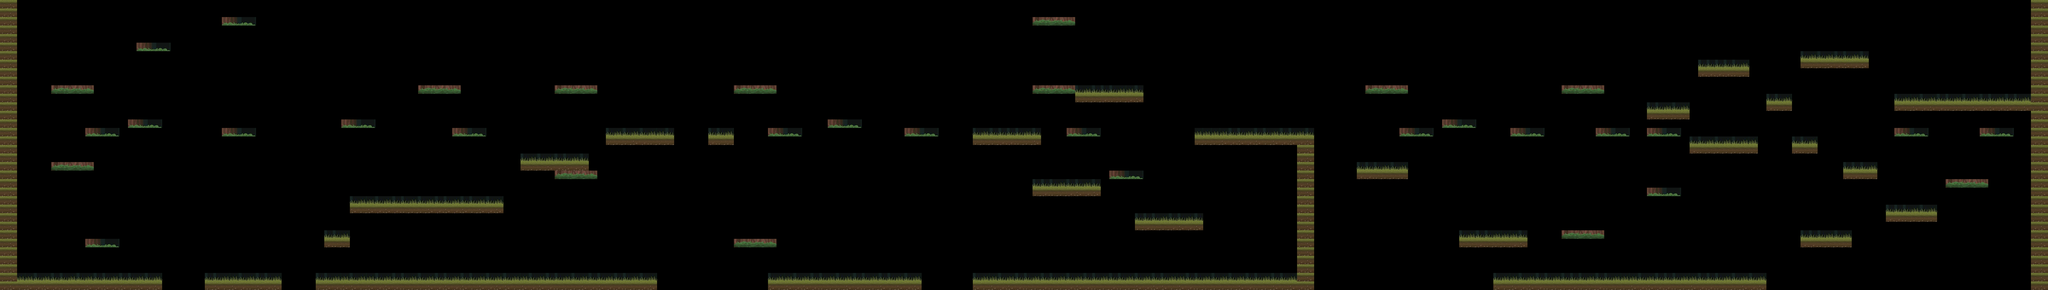

This game map was drawn from its Tiled (.tmx) file and the tilesets committed beside it. A one-line description and the trimmed map source follow:
An orthogonal 240x34 tile map with 32x32 px tiles, 1 tile layer (Floor), 1 hidden layer not drawn, 4 tilesets and 28 objects (18x Enemy, 10x Trash).

<map version="1.0" orientation="orthogonal" renderorder="right-down" width="240" height="34" tilewidth="32" tileheight="32">
 <properties>
  <property name="back" value="grassy_mountains.png" />
 </properties>
 <tileset firstgid="1" name="suelo" tilewidth="32" tileheight="32">
  <image source="suelo.png" width="128" height="64" />
  <tile id="0">
   <properties>
    <property name="tileType" value="air" />
   </properties>
  </tile>
  <tile id="1">
   <properties>
    <property name="tileType" value="air" />
   </properties>
  </tile>
  <tile id="2">
   <properties>
    <property name="tileType" value="air" />
   </properties>
  </tile>
  <tile id="3">
   <properties>
    <property name="tileType" value="air" />
   </properties>
  </tile>
 </tileset>
 <tileset firstgid="9" name="fondo" tilewidth="32" tileheight="32">
  <image source="tiled.png" width="160" height="192" />
 </tileset>
 <tileset firstgid="39" name="grassy" tilewidth="32" tileheight="32">
  <image source="grassy_tileset.png" width="640" height="1280" />
  <tile id="0">
   <properties>
    <property name="tileType" value="air" />
   </properties>
  </tile>
 </tileset>
 <tileset firstgid="839" name="black" tilewidth="32" tileheight="32">
  <image source="tile.png" width="128" height="160" />
 </tileset>
 <layer name="Background" width="240" height="34" visible="0">
  <data>[8160 cells, 8155 non-empty, 32 distinct tile ids]</data>
 </layer>
 <layer name="Floor" width="240" height="34">
  <data>[8160 cells, 8066 non-empty, 16 distinct tile ids]</data>
 </layer>
 <objectgroup name="Objects" width="240" height="34">
  <object name="Enemy" type="Enemy" x="1575" y="862" width="50" height="60" />
  <object name="Enemy" type="Enemy" x="1645" y="636" width="50" height="60" />
  <object name="Enemy" type="Enemy" x="2093" y="500" width="50" height="60" />
  <object name="Enemy" type="Enemy" x="3153" y="912" width="50" height="60" />
  <object name="Enemy" type="Enemy" x="981" y="946" width="50" height="60" />
  <object name="Enemy" type="Enemy" x="4777" y="932" width="50" height="60" />
  <object name="Enemy" type="Enemy" x="4445" y="696" width="50" height="60" />
  <object name="Enemy" type="Enemy" x="4793" y="374" width="50" height="60" />
  <object name="Enemy" type="Enemy" x="5641" y="752" width="50" height="60" />
  <object name="Enemy" type="Enemy" x="5201" y="520" width="50" height="60" />
  <object name="Enemy" type="Enemy" x="6523" y="958" width="50" height="60" />
  <object name="Enemy" type="Enemy" x="6465" y="462" width="50" height="60" />
  <object name="Enemy" type="Enemy" x="6825" y="118" width="50" height="60" />
  <object name="Enemy" type="Enemy" x="7477" y="268" width="50" height="60" />
  <object name="Enemy" type="Enemy" x="5807" y="942" width="50" height="60" />
  <object name="Enemy" type="Enemy" x="3945" y="910" width="50" height="60" />
  <object name="Enemy" type="Enemy" x="3733" y="396" width="50" height="60" />
  <object name="Enemy" type="Enemy" x="2217" y="878" width="50" height="60" />
  <object name="Trash" type="Trash" x="1916" y="904" width="32" height="32" />
  <object name="Trash" type="Trash" x="2018" y="970" width="32" height="32" />
  <object name="Trash" type="Trash" x="848" y="902" width="32" height="32" />
  <object name="Trash" type="Trash" x="1462" y="618" width="32" height="32" />
  <object name="Trash" type="Trash" x="526" y="360" width="32" height="32" />
  <object name="Trash" type="Trash" x="136" y="418" width="32" height="32" />
  <object name="Trash" type="Trash" x="664" y="528" width="32" height="32" />
  <object name="Trash" type="Trash" x="1640" y="518" width="32" height="32" />
  <object name="Trash" type="Trash" x="1588" y="946" width="32" height="32" />
  <object name="Trash" type="Trash" x="468" y="966" width="32" height="32" />
 </objectgroup>
</map>
